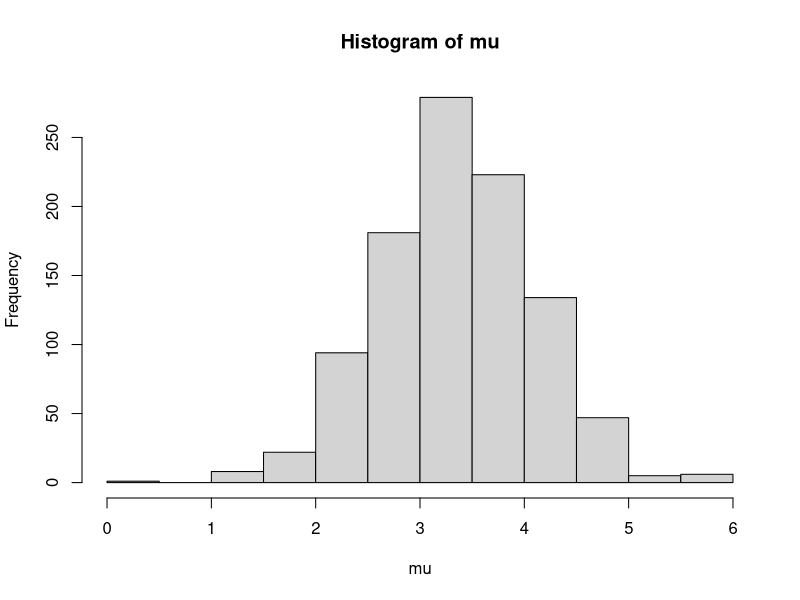
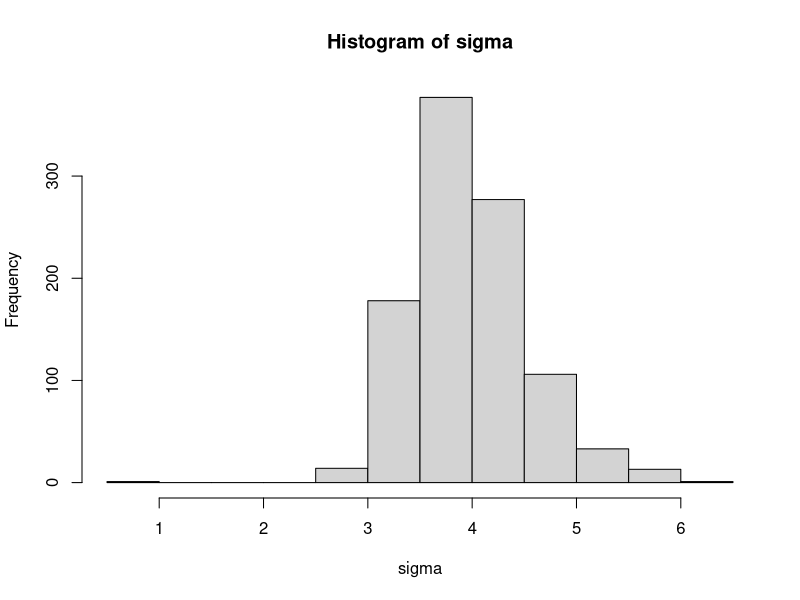
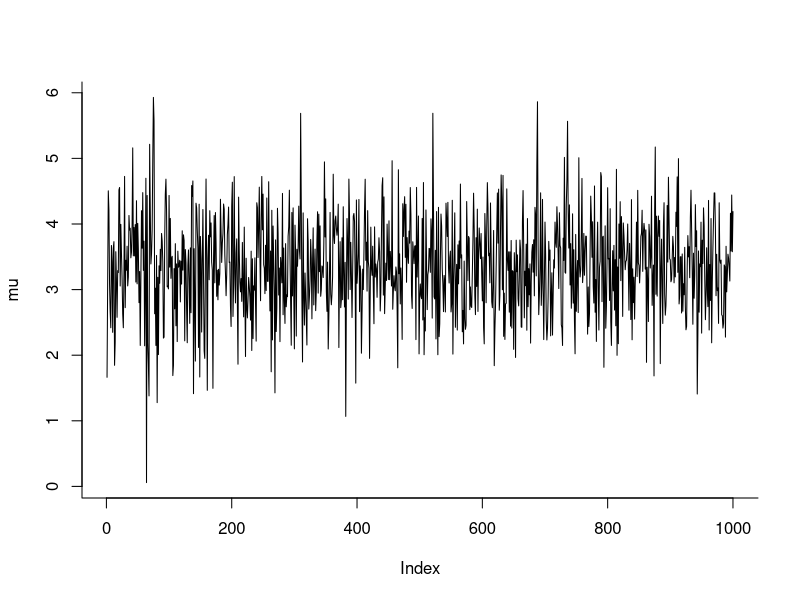
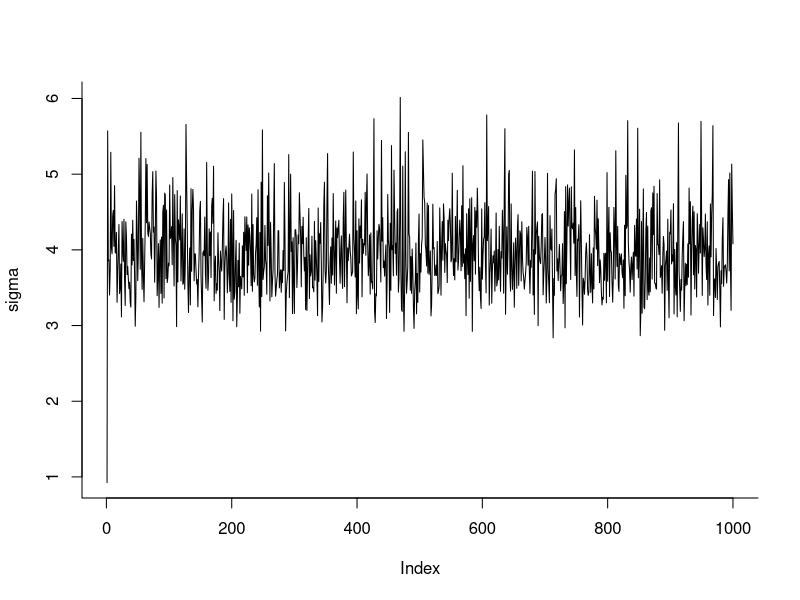
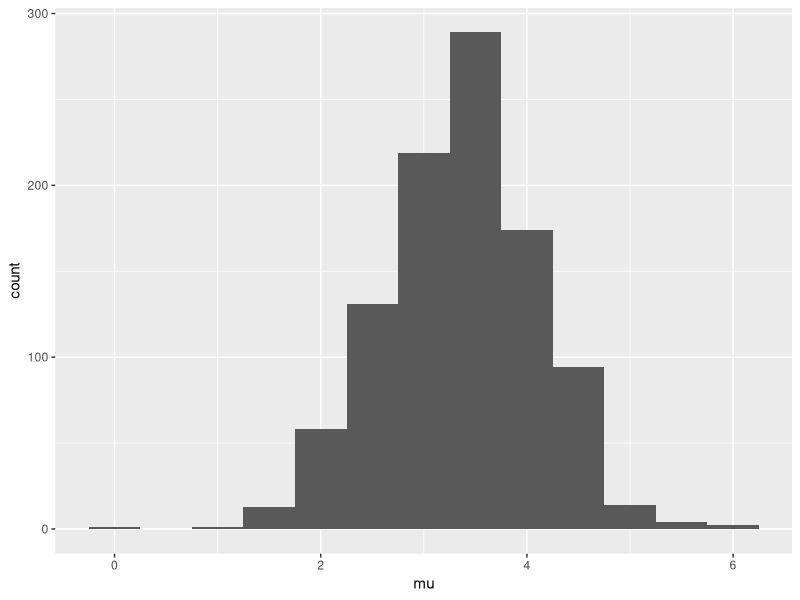
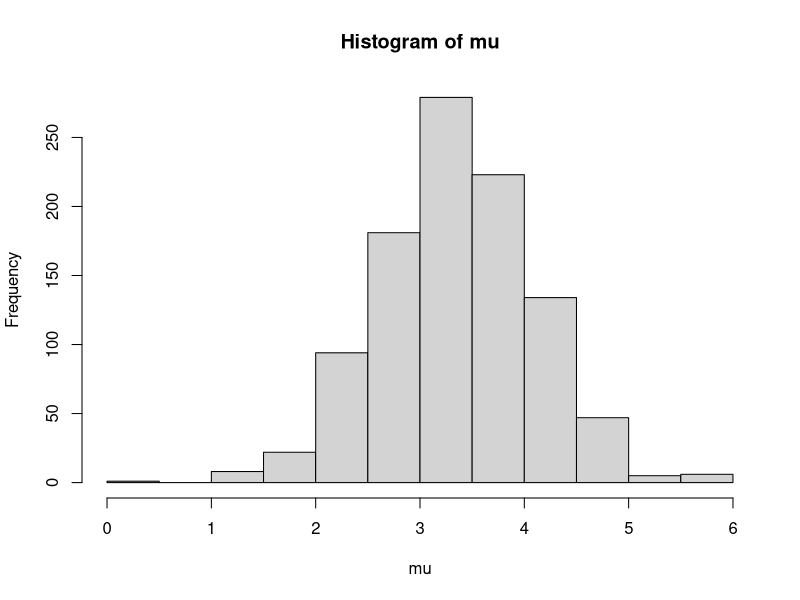
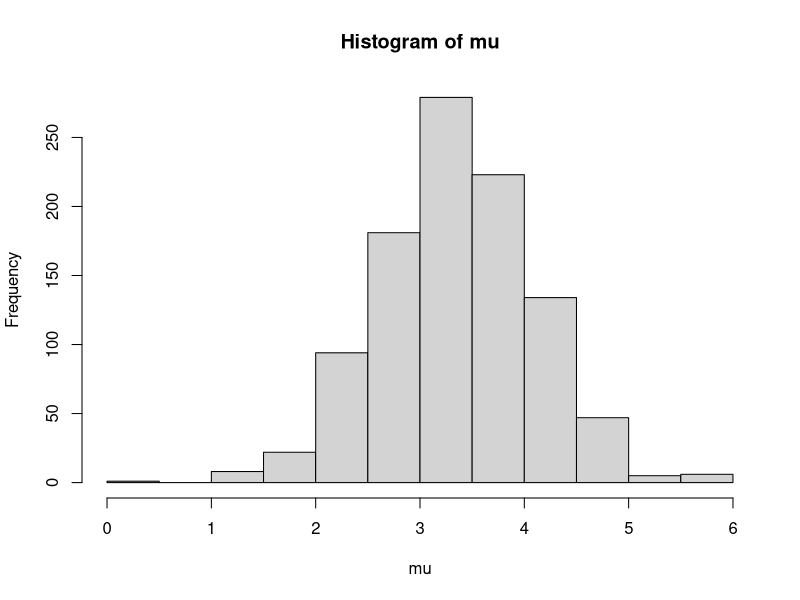
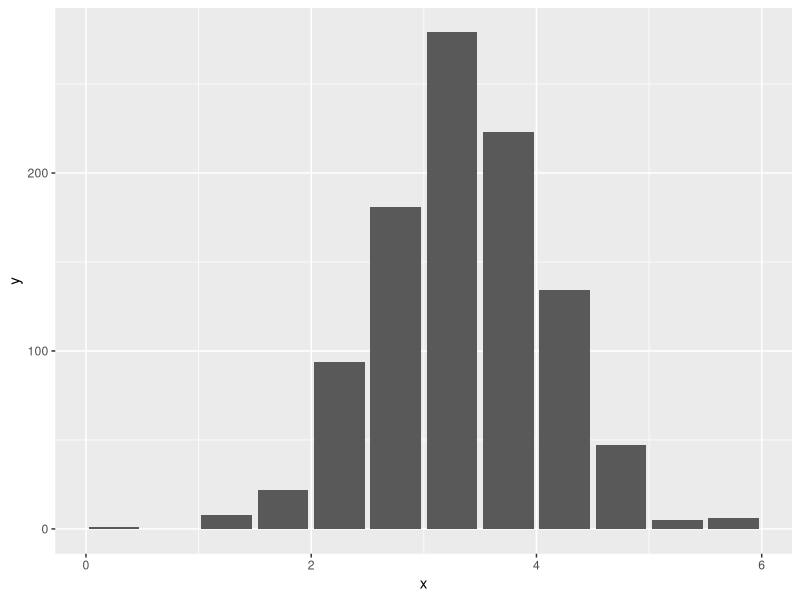

R code for these plots, in order:
# This can be used to allow for variable dates and other variables in the YAML
library(tidyverse)

# Vector of observed data
y = c(1.2697,7.7637,2.2532,3.4557,4.1776,6.4320,-3.6623,7.7567,5.9032,
7.2671,-2.3447,8.0160,3.5013,2.8495,0.6467,3.2371,5.8573,-3.3749,
4.1507,4.3092,11.7327,2.6174,9.4942,-2.7639,-1.5859,3.6986,2.4544,
-0.3294,0.2329,5.2846)

# "Hyper-parameters" (ie parameters for the prior distributions)
mu_0 = 0
sigma2_0 = 10000
alpha_0 = 0.01
beta_0 = 0.01

# Sample size and sample mean of the data
n = length(y)
ybar = mean(y)

# Sets the "seed" (for reproducibility). With this command, you will
# *always* get the exact same output
set.seed(13)
# Initialises the parameters
mu = tau = numeric()
sigma2 = 1/tau
mu[1] = rnorm(1,0,3)
tau[1] = runif(1,0,3)
sigma2[1] = 1/tau[1]

# Sets the number of iterations (nsim)
nsim = 1000
# Loops over to sequentially update the parameters
for (i in 2:nsim) {
  # 1. Updates the sd of the full conditional for mu
  sigma_1 = sqrt(1/(1/sigma2_0 + n/sigma2[i-1]))
  # 2. Updates the mean of the full conditional for mu
  mu_1 = (mu_0/sigma2_0 + n*ybar/sigma2[i-1])*sigma_1^2
  # 3. Samples from the updated full conditional for mu
  mu[i] = rnorm(1,mu_1,sigma_1)
  
  # 4. Updates the 1st parameter of the full conditional for tau
  alpha_1 = alpha_0+n/2
  # 5. Updates the 2nd parameter of the full conditional for tau
  beta_1 = beta_0 + sum((y-mu[i])^2)/2
  # 6. Samples from the updated full conditional for tau
  tau[i] = rgamma(1,alpha_1,beta_1)
  # 7. Re-scales the sampled value on the variance scale
  sigma2[i] = 1/tau[i]
}
sigma = sqrt(sigma2)

# Histograms from the posterior distributions
hist(mu)
hist(sigma)

# Traceplots
plot(mu,t="l",bty="l")
plot(sigma,t="l",bty="l")



# Plots using tidyverse
tibble(iter=1:nsim,mu=mu,sigma=sigma) %>% ggplot(aes(mu)) + geom_histogram(binwidth = .5)
tibble(x=hist(mu)$mids,y=hist(mu)$counts) %>% ggplot(aes(x,y))+geom_bar(stat="identity")
tibble(iter=1:nsim,mu=mu,sigma=sigma) %>% ggplot(aes(sigma)) + geom_histogram(binwidth = .5) +
  theme_bw()
tibble(x=hist(sigma)$mids,y=hist(sigma)$counts) %>% ggplot(aes(x,y))+geom_bar(stat="identity")
tibble(iter=1:nsim,mu=mu,sigma=sigma) %>% ggplot(aes(iter,mu)) + geom_line() + 
  labs(title="Traceplot for mu")
tibble(iter=1:nsim,mu=mu,sigma=sigma) %>% ggplot(aes(iter,sigma)) + 
  geom_line() + labs(title="Traceplot for sigma")

# Now can add the contour plot of the underlying distribution
# Needs a specific package to create the bi-dimensional density
install.packages("mvtnorm")
theta <- c(mean(mu),mean(sqrt(sigma2)))
s <- c(var(mu),var(sqrt(sigma2)))
rho <- cor(mu,sqrt(sigma2))
ins <- c(-10,10)
x1 <- seq(theta[1]-abs(ins[1]),theta[1]+abs(ins[1]),length.out=1000)
x2 <- seq(theta[2]-abs(ins[2]),theta[2]+abs(ins[2]),length.out=1000)
all <- expand.grid(mu=x1, sigma=x2)
Sigma<-matrix(c(s[1], s[1]*s[2]*rho, s[1]*s[2]*rho, s[2]), nrow=2, ncol=2)
q.samp <- cbind(all, prob = mvtnorm::dmvnorm(all, mean = theta, sigma = Sigma))

# Also uses an add-on to 'ggplot' to space out labels in plots
install.packages("ggrepel")
tibble(iter=1:nsim,mu=mu,sigma=sigma) %>% mutate(xend=lag(mu),yend=lag(sigma)) %>% 
  filter(iter<22) %>% ggplot(aes(mu,sigma)) + geom_contour(data=q.samp, aes(x=mu, y=sigma, z=prob)) +
  coord_fixed(xlim = c(0, 5), ylim = c(0,6), ratio = 1) +
  geom_segment(aes(x=xend,y=yend,xend=mu,yend=yend), arrow = arrow(length=unit(0.2,"cm"), ends="last", type = "closed"), linetype=1,col="grey") + 
  geom_segment(aes(x=mu,y=yend,xend=mu,yend=sigma), arrow = arrow(length=unit(0.2,"cm"), ends="last", type = "closed"), linetype=1,col="grey") + 
  geom_point(col="black",size=1.2) + 
  ggrepel::geom_text_repel(aes(label=iter-1),size=5) + 
  theme_bw() + labs(title="Gibbs sampling moves")
